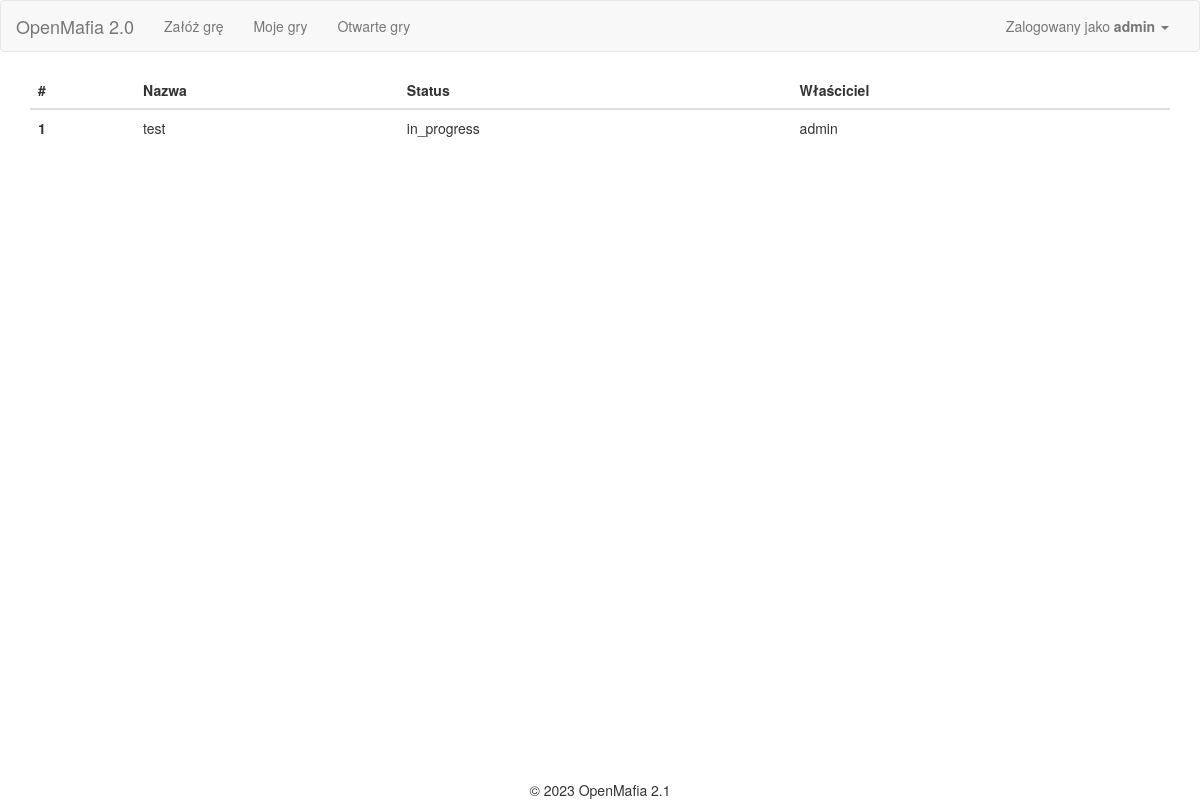
The app's page /game/list/my_games (signed in), older data.
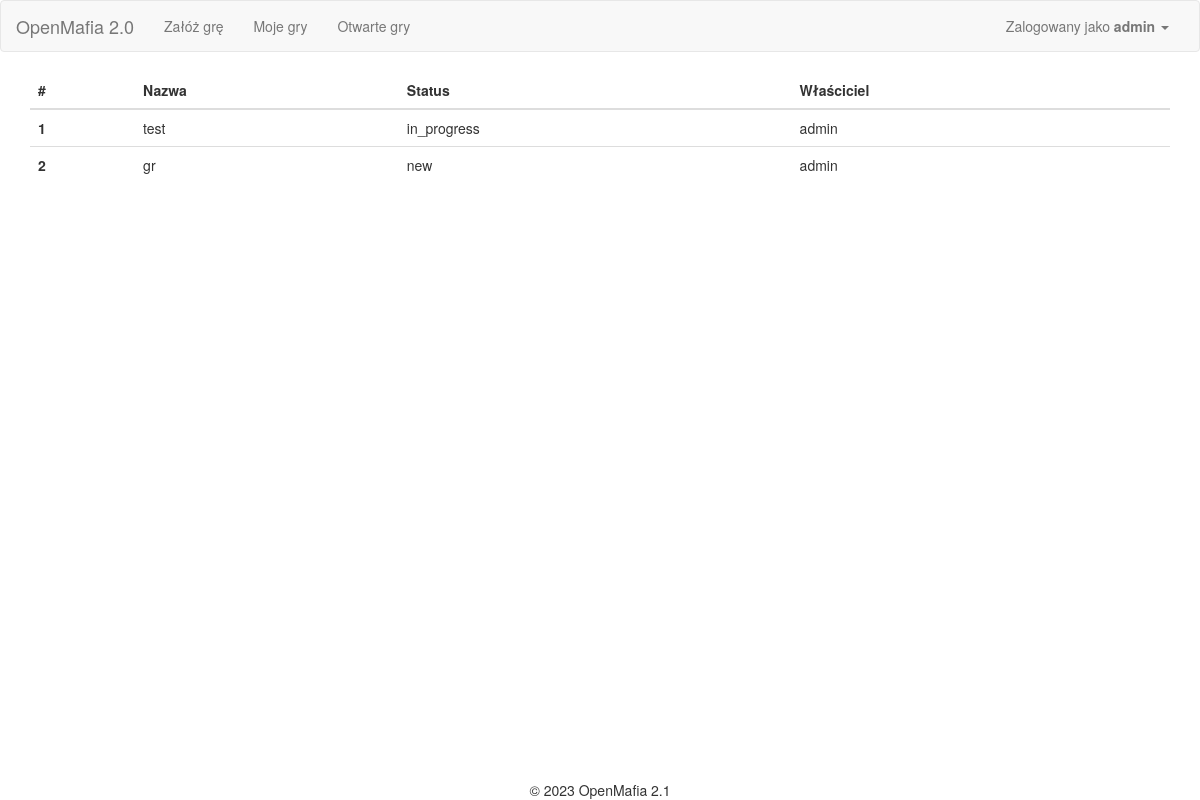
The same page, newer data.
### app/Engine/DB/models.py (models this page shows, shortened)
class User(db.Model):
    __tablename__ = 'User'
    id = db.Column(db.Integer, primary_key=True)
    user = db.Column(db.String(64), unique=True)
    password = db.Column(db.String(500))
    name = db.Column(db.String(500))
    email = db.Column(db.String(120), unique=True)
    is_active = db.Column(db.Boolean)
    def is_active(self):
        return True

class Game(db.Model):
    __tablename__ = 'Game'
    id = db.Column(db.Integer, primary_key=True)
    name = db.Column(db.String(500))
    day_no = db.Column(db.Integer)
    phase = db.Column(db.Integer)
    status_id = db.Column(db.Integer, ForeignKey('Status.id'), default=1)
    owner_id = db.Column(db.Integer, ForeignKey('User.id'))
    start_time = db.Column(db.DateTime(timezone=True))
    owner = relationship("User", uselist=False)
    status = relationship("Status", uselist=False)
    game_players = relationship("GamePlayer")
    roles = relationship("Game_Roles")
    phases = relationship("Game_Phases")

class Status(db.Model):
    __tablename__ = 'Status'
    id = db.Column(db.Integer, primary_key=True)
    name = db.Column(db.String(100))
    visible_name = db.Column(db.String(100))

### app/SetupGameModule/views.py (the view)
@SetupGameModule.route('list', methods=['GET', 'POST'])
@SetupGameModule.route('list/<game_type>', methods=['GET', 'POST'])
@login_required
def game_list(game_type='open_games'):
    db_api = GameApi()
    games = db_api.list_games(game_type)
    return render_template('SetupGameModule_list.html', games=games)

### app/Engine/DB/db_api.py (called while the page is built)
    def list_games(self, game_type='all', user=None):
        if game_type == 'all':
            return Game.query.all()
        elif game_type == 'all_but_cancelled':
            status_id = self._get_status_id('cancelled')
            return Game.query.filter(Game.status_id != status_id).all()
        elif game_type == 'open_games':
            status_id = self._get_status_id('enrollment_open')
            return Game.query.filter(Game.status_id == status_id).all()
        elif game_type == 'my_games':
            games = Game.query.all()
            return [game for game in games if current_user.id in [player.user_id for player in game.game_players]]
        else:
            return None

### app/views.py (called while the page is built)
@app.before_request
def before_request():
    g.user = current_user

@lm.user_loader
def load_user(id):
    return User.query.get(int(id))

### app/SetupGameModule/templates/SetupGameModule_list.html (shortened to what this page needs)
{% extends "base.html" %}
{% import "bootstrap/wtf.html" as wtf %}
{% block styles %}
{{ super() }}
<link rel="stylesheet" type="text/css" href="{{ url_for('SetupGameModule.static', filename='css/styles.css') }}">
{% endblock %}
{%block main_content%}
    {% if games|length > 0 %}
    <table class="table table-hover">
      <thead>
        <tr>
          <th scope="col">#</th>
          <th scope="col">Nazwa</th>
          <th scope="col">Status</th>
          <th scope="col">Właściciel</th>
        </tr>
      </thead>
      <tbody>
        {% for game in games %}
        {% if game.status.name == 'in_progress'%}
        {% set link = '../' + game.id|string + '/lobby' %}
        {% else %}
        {% set link = '../' + game.id|string + '/game_configuration' %}
        {% endif %}
        <tr onclick="document.location = '{{ link }}';">
         <th scope="row">{{ game.id }}</th>
            <td>{{ game.name }}</td>
            <td>{{ game.status.name }}</td>
            <td>{{ game.owner.name }}</td>
        </tr>
        {% endfor %}
        </tbody>
    </table>
    {% else %}
    Brak gier do wyświetlenia.
    {% endif %}
{%endblock%}

### app/templates/base.html (shortened to what this page needs)
{% extends "bootstrap/base.html" %}
{% block styles %}
{{ super() }}
<link rel="stylesheet" type="text/css" href="{{ url_for('static', filename='css/base_styles.css') }}">
<link rel="stylesheet" type="text/css" href="{{ url_for('static', filename='css/bootstrap_table.css') }}">
{% endblock %}
{% block navbar %}
<nav class="navbar navbar-default" id="nav">
	<div class="container-fluid">
	  <div class="navbar-header">
		<a class="navbar-brand" href="/">OpenMafia 2.0</a>
	  </div>
	  <div class="collapse navbar-collapse" id="bs-example-navbar-collapse-1">
		<ul class="nav navbar-nav">
			<li {{ 'class=active' if request.endpoint == 'SetupGameModule.setup_game' }} ><a href="{{ url_for('SetupGameModule.setup_game')}}">Załóż grę</a></li>
			<li><a href="{{ url_for('SetupGameModule.game_list')}}/my_games">Moje gry</a></li>
			<li><a href="{{ url_for('SetupGameModule.game_list')}}/open_games">Otwarte gry</a></li>
		</ul>
		<ul class="nav navbar-nav navbar-right">
		  <li><a href="#"></a></li>
		  <li class="dropdown">
			<a href="#" class="dropdown-toggle" data-toggle="dropdown" role="button" aria-haspopup="true" aria-expanded="false">
				{% if current_user.is_authenticated %}
				Zalogowany jako <b>{{ current_user.user }}</b>
				{% else %}
					Gość
				{% endif %}
				<span class="caret"></span>
			</a>
		  </li>
		</ul>
	  </div>
	</div>
  </nav>
{% endblock %}
{%block content %}
<div class="container">
	{%block main_content%}{%endblock%}
</div>
{% block footer %}
<div class="footer">&copy; 2023 OpenMafia 2.1</div>
{%- endblock footer %}
{%endblock%}

### app/static/css/base_styles.css (style rules this page uses)
.footer { position: fixed; left: 0; bottom: 0; width: 100%; text-align: center; text-size: small; }

Row changes from the older to the newer data that the page shows:
added Game: id "2", name "gr", status.name "new", owner.name "admin"
